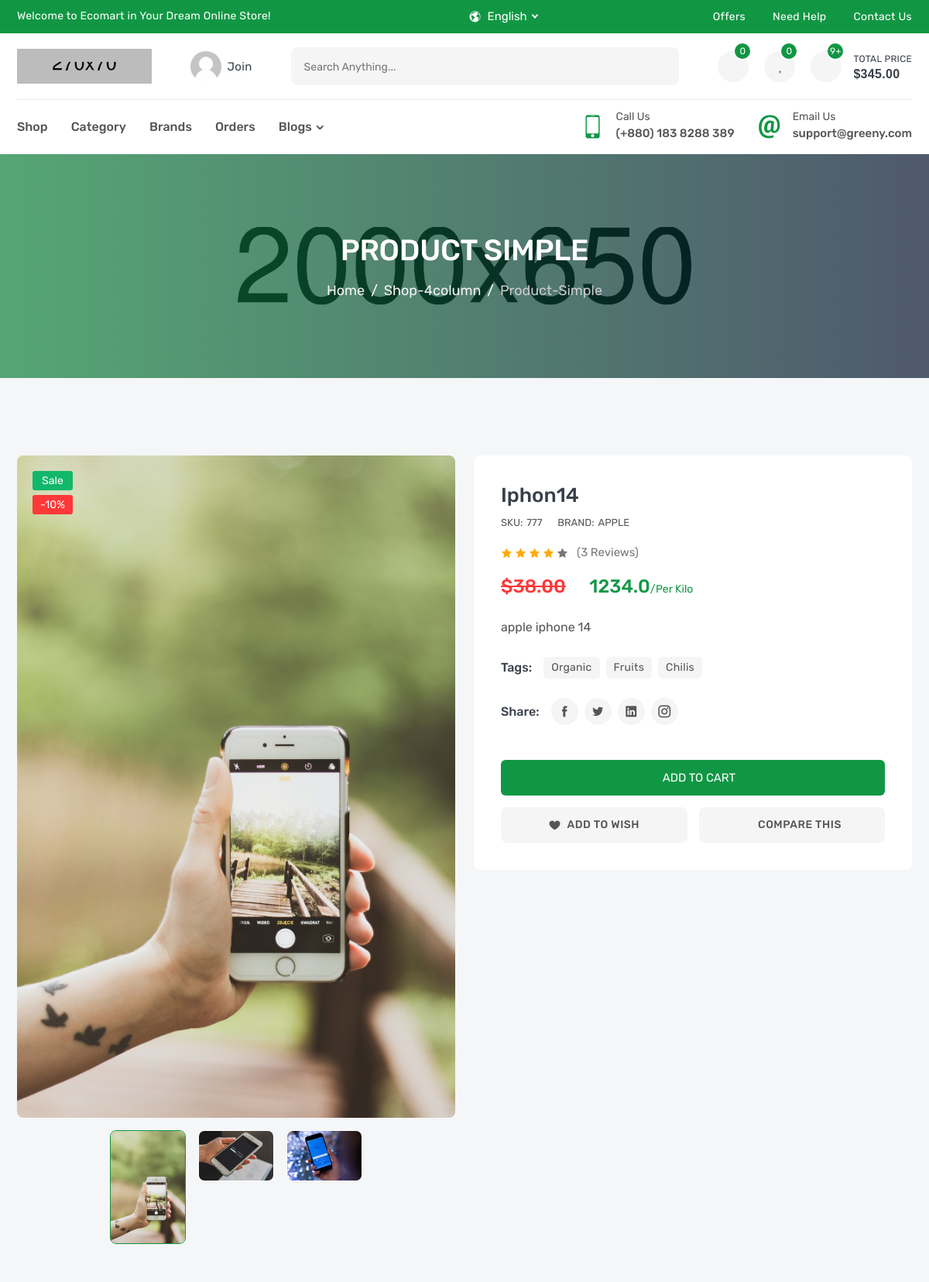
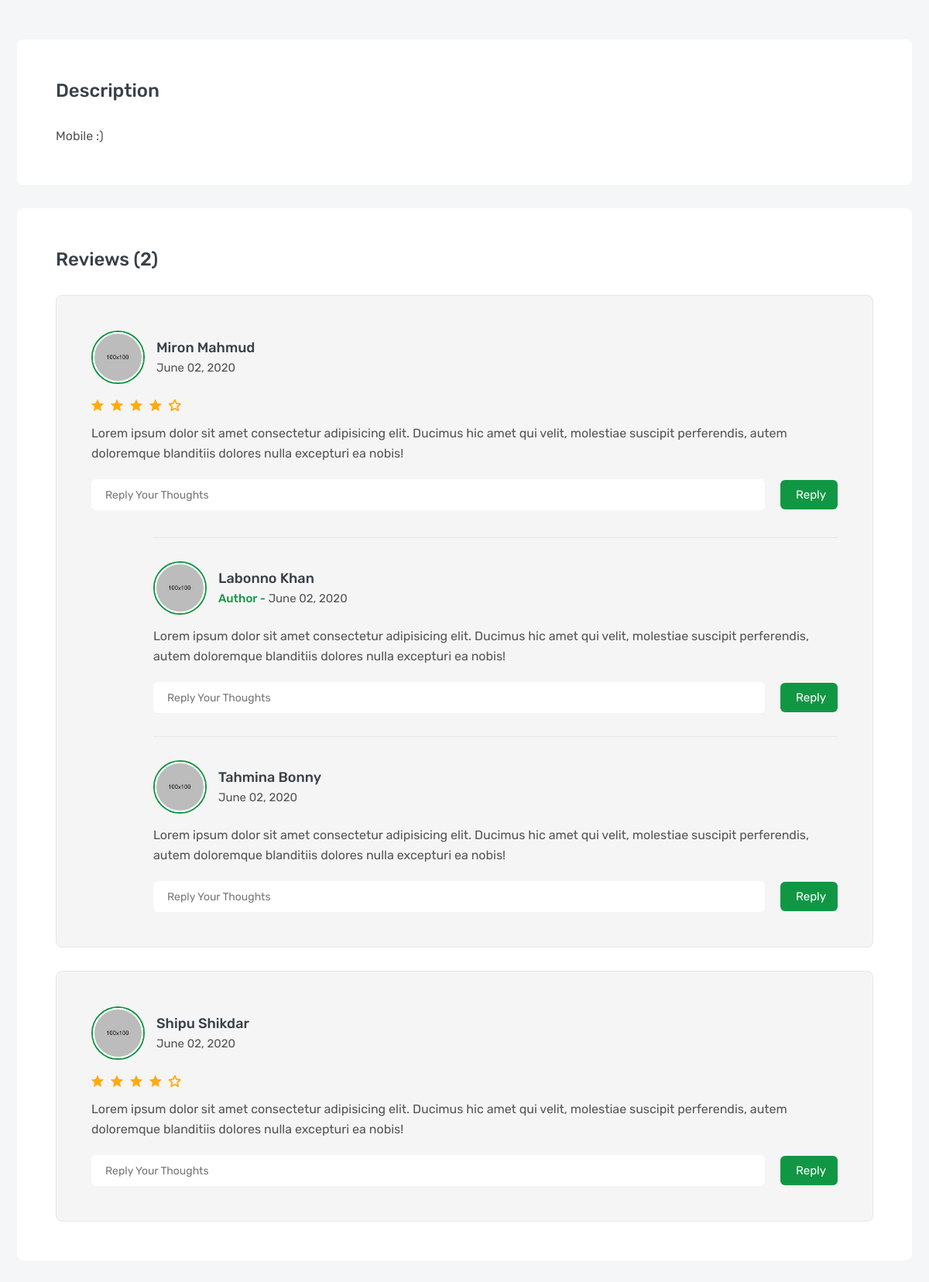
The page /products/iphon14 (upper part) on the database its author committed (2 pictures, top to bottom).
### products/models.py (models this page shows, shortened)
class Product(models.Model):
    name = models.CharField(_('Name'),max_length=150)
    subtitle = models.CharField(_('Subtitle'),max_length=300)
    description = models.TextField(_('Description'),max_length=10000)
    sku = models.IntegerField()
    price = models.FloatField()
    video_url = models.URLField(_('Video URL'),null=True,blank=True)
    category = models.ForeignKey('Category' ,verbose_name=_('Category'),related_name='product_category',on_delete=models.CASCADE)
    brand = models.ForeignKey('Brand' ,verbose_name=_('Brand'), related_name='product_brand',on_delete=models.CASCADE)
    image = models.ImageField(_('Image'),upload_to=('products/'))
    flag = models.CharField(_('Flag'),choices=FLAG_TYPE, max_length=10)
    tags = TaggableManager()
    slug = models.SlugField(null=True,blank=True)
    def __str__(self):
        return self.name

class ProductImage(models.Model):
    product = models.ForeignKey(Product ,verbose_name=_('Product'), on_delete=models.CASCADE , related_name='product_image')
    image = models.ImageField(_('Image'),upload_to = 'product_images')

class Brand(models.Model):
    name = models.CharField(_('Name'),max_length=100)
    image = models.ImageField(_('Image'),upload_to='brand/')
    category = models.ForeignKey(Category,verbose_name=_('Category'), related_name='brand_category',on_delete=models.CASCADE)
    slug = models.SlugField(null=True,blank=True)
    def __str__(self):
        return self.name

### products/views.py (the view)
# urls.py: path('<slug:slug>', ProductDetail.as_view(),name='product_detail'),
class ProductDetail(DetailView):
    model = Product

### products/templates/products/product_detail.html (shortened to what this page needs)
{% extends 'base.html' %}
{% load static %}
{% block css %}
   <link rel="stylesheet" href="{% static 'css/product-details.css' %}">
{% endblock css %}
{% block body %}
        <section class="single-banner inner-section" style="background: url(images/single-banner.jpg) no-repeat center;">
            <div class="container">
                <h2>product simple</h2>
                <ol class="breadcrumb">
                    <li class="breadcrumb-item"><a href="index.html">Home</a></li>
                    <li class="breadcrumb-item"><a href="shop-4column.html">shop-4column</a></li>
                    <li class="breadcrumb-item active" aria-current="page">product-simple</li>
                </ol>
            </div>
        </section>
        <section class="inner-section">
            <div class="container">
                <div class="row">
                    <div class="col-lg-6">
                        <div class="details-gallery">
                            <div class="details-label-group">
                                <label class="details-label new">{{object.flag}}</label>
                                <label class="details-label off">-10%</label>
                            </div>
                            <ul class="details-preview">
                                {% for product_image in object.product_image.all %}
                                    <li><img src="{{product_image.image.url}}" alt="product"></li>
                                {% endfor %}
                            </ul>
                            <ul class="details-thumb">
                                {% for product_image in object.product_image.all %}
                                   <li><img src="{{product_image.image.url}}" alt="product"></li>
                                {% endfor %}
                            </ul>
                        </div>
                    </div>
                    <div class="col-lg-6">
                        <div class="details-content">
                            <h3 class="details-name"><a href="#">{{object}}</a></h3>
                            <div class="details-meta">
                                <p>SKU:<span>{{object.sku}}</span></p>
                                <p>BRAND:<a href="#">{{object.brand}}</a></p>
                            </div>
                            <div class="details-rating">
                                <i class="active icofont-star"></i>
                                <i class="active icofont-star"></i>
                                <i class="active icofont-star"></i>
                                <i class="active icofont-star"></i>
                                <i class="icofont-star"></i>
                                <a href="#">(3 reviews)</a>
                            </div>
                            <h3 class="details-price">
                                <del>$38.00</del>
                                <span>{{object.price}}<small>/per kilo</small></span>
                            </h3>
                            <p class="details-desc">{{object.subtitle}}</p>
                            <div class="details-list-group">
                                <label class="details-list-title">tags:</label>
                                <ul class="details-tag-list">
                                    <li><a href="#">organic</a></li>
                                    <li><a href="#">fruits</a></li>
                                    <li><a href="#">chilis</a></li>
                                </ul>
                            </div>
                            <div class="details-list-group">
                                <label class="details-list-title">Share:</label>
                                <ul class="details-share-list">
                                    <li><a href="#" class="icofont-facebook" title="Facebook"></a></li>
                                    <li><a href="#" class="icofont-twitter" title="Twitter"></a></li>
                                    <li><a href="#" class="icofont-linkedin" title="Linkedin"></a></li>
                                    <li><a href="#" class="icofont-instagram" title="Instagram"></a></li>
                                </ul>
                            </div>
                            <div class="details-add-group">
                                <button class="product-add" title="Add to Cart">
                                    <i class="fas fa-shopping-basket"></i>
                                    <span>add to cart</span>
                                </button>
                            </div>
                            <div class="details-action-group">
                                <a class="details-wish wish" href="#" title="Add Your Wishlist">
                                    <i class="icofont-heart"></i>
                                    <span>add to wish</span>
                                </a>
                                <a class="details-compare" href="compare.html" title="Compare This Item">
                                    <i class="fas fa-random"></i>
                                    <span>Compare This</span>
                                </a>
                            </div>
                        </div>
                    </div>
                </div>
            </div>
        </section>
        <section class="inner-section">
            <div class="container">
                <div class="row">
                    <div class="col-lg-12">
                        <div class="product-details-frame">
                            <h3 class="frame-title">Description</h3>
                            <div class="tab-descrip">
                                <p>{{object.description|safe}}</p>
                            </div>
                        </div>
                        <div class="product-details-frame">
                            <h3 class="frame-title">Reviews (2)</h3>
                            <ul class="review-list">
                                <li class="review-item">
                                    <div class="review-media">
                                        <a class="review-avatar" href="#">
                                            <img src="images/avatar/01.jpg" alt="review">
                                        </a>
                                        <h5 class="review-meta">
                                            <a href="#">miron mahmud</a>
                                            <span>June 02, 2020</span>
                                        </h5>
                                    </div>
                                    <ul class="review-rating">
                                        <li class="icofont-ui-rating"></li>
                                        <li class="icofont-ui-rating"></li>
                                        <li class="icofont-ui-rating"></li>
                                        <li class="icofont-ui-rating"></li>
                                        <li class="icofont-ui-rate-blank"></li>
                                    </ul>
                                    <p class="review-desc">Lorem ipsum dolor sit amet consectetur adipisicing elit. Ducimus hic amet qui velit, molestiae suscipit perferendis, autem doloremque blanditiis dolores nulla excepturi ea nobis!</p>
                                    <form class="review-reply">
                                        <input type="text" placeholder="reply your thoughts">
                                        <button>reply</button>
                                    </form>
                                    <ul class="review-reply-list">
                                        <li class="review-reply-item">
                                            <div class="review-media">
                                                <a class="review-avatar" href="#">
                                                    <img src="images/avatar/02.jpg" alt="review">
                                                </a>
                                                <h5 class="review-meta">
                                                    <a href="#">labonno khan</a>
                                                    <span><b>author -</b> June 02, 2020</span>
                                                </h5>
                                            </div>
                                            <p class="review-desc">Lorem ipsum dolor sit amet consectetur adipisicing elit. Ducimus hic amet qui velit, molestiae suscipit perferendis, autem doloremque blanditiis dolores nulla excepturi ea nobis!</p>
                                            <form class="review-reply">
                                                <input type="text" placeholder="reply your thoughts">
                                                <button>reply</button>
                                            </form>
                                        </li>
                                        <li class="review-reply-item">
                                            <div class="review-media">
                                                <a class="review-avatar" href="#">
                                                    <img src="images/avatar/03.jpg" alt="review">
                                                </a>
                                                <h5 class="review-meta">
                                                    <a href="#">tahmina bonny</a>
                                                    <span>June 02, 2020</span>
                                                </h5>
                                            </div>
                                            <p class="review-desc">Lorem ipsum dolor sit amet consectetur adipisicing elit. Ducimus hic amet qui velit, molestiae suscipit perferendis, autem doloremque blanditiis dolores nulla excepturi ea nobis!</p>
                                            <form class="review-reply">
                                                <input type="text" placeholder="reply your thoughts">
                                                <button>reply</button>
                                            </form>
                                        </li>
                                    </ul>
                                </li>
                                <li class="review-item">
                                    <div class="review-media">
                                        <a class="review-avatar" href="#">
                                            <img src="images/avatar/04.jpg" alt="review">
                                        </a>
                                        <h5 class="review-meta">
                                            <a href="#">shipu shikdar</a>
                                            <span>June 02, 2020</span>
                                        </h5>
                                    </div>
                                    <ul class="review-rating">
                                        <li class="icofont-ui-rating"></li>
                                        <li class="icofont-ui-rating"></li>
                                        <li class="icofont-ui-rating"></li>
                                        <li class="icofont-ui-rating"></li>
                                        <li class="icofont-ui-rate-blank"></li>
                                    </ul>
                                    <p class="review-desc">Lorem ipsum dolor sit amet consectetur adipisicing elit. Ducimus hic amet qui velit, molestiae suscipit perferendis, autem doloremque blanditiis dolores nulla excepturi ea nobis!</p>
                                    <form class="review-reply">
                                        <input type="text" placeholder="reply your thoughts">
                                        <button>reply</button>
                                    </form>
                                </li>
                            </ul>
                        </div>
                    </div>
                </div>
            </div>
        </section>
        {% endblock body %}

### rows shown on the page
Product: flag "Sale", name "Iphon14", sku "777", brand "APPLE", price "1234.0", subtitle "apple iphone 14", description "Mobile :)"
ProductImage: image (picture)
ProductImage: image (picture)
ProductImage: image (picture)
